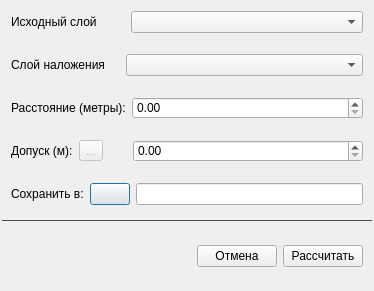
<?xml version="1.0" encoding="UTF-8"?>
<ui version="4.0">
 <class>GeosOperationForm</class>
 <widget class="QDialog" name="GeosOperationForm">
  <property name="geometry">
   <rect>
    <x>0</x>
    <y>0</y>
    <width>374</width>
    <height>291</height>
   </rect>
  </property>
  <property name="sizePolicy">
   <sizepolicy hsizetype="Preferred" vsizetype="Preferred">
    <horstretch>0</horstretch>
    <verstretch>0</verstretch>
   </sizepolicy>
  </property>
  <property name="windowTitle">
   <string>Dialog</string>
  </property>
  <property name="styleSheet">
   <string notr="true">QFrame {border:none}
</string>
  </property>
  <layout class="QVBoxLayout" name="verticalLayout_3">
   <property name="spacing">
    <number>0</number>
   </property>
   <property name="leftMargin">
    <number>0</number>
   </property>
   <property name="topMargin">
    <number>0</number>
   </property>
   <property name="rightMargin">
    <number>0</number>
   </property>
   <property name="bottomMargin">
    <number>0</number>
   </property>
   <item>
    <widget class="QFrame" name="frame">
     <property name="frameShape">
      <enum>QFrame::StyledPanel</enum>
     </property>
     <property name="frameShadow">
      <enum>QFrame::Raised</enum>
     </property>
     <layout class="QVBoxLayout" name="verticalLayout">
      <property name="leftMargin">
       <number>2</number>
      </property>
      <property name="topMargin">
       <number>2</number>
      </property>
      <property name="rightMargin">
       <number>2</number>
      </property>
      <property name="bottomMargin">
       <number>0</number>
      </property>
      <item>
       <widget class="QFrame" name="frame_3">
        <property name="frameShape">
         <enum>QFrame::StyledPanel</enum>
        </property>
        <property name="frameShadow">
         <enum>QFrame::Raised</enum>
        </property>
        <layout class="QVBoxLayout" name="verticalLayout_2">
         <property name="spacing">
          <number>3</number>
         </property>
         <property name="leftMargin">
          <number>0</number>
         </property>
         <property name="topMargin">
          <number>0</number>
         </property>
         <property name="rightMargin">
          <number>0</number>
         </property>
         <property name="bottomMargin">
          <number>0</number>
         </property>
         <item>
          <widget class="QFrame" name="frameFirstInputLayer">
           <property name="styleSheet">
            <string notr="true">/* QFrame без QLabel */
QFrame:hover {
    border: 1px solid #4f4f4f;
    background-color: #2a2a2a;
}

/* Возвращаем QLabel как было */
QLabel:hover {
    border: none;
    background-color: transparent;
}</string>
           </property>
           <property name="frameShape">
            <enum>QFrame::StyledPanel</enum>
           </property>
           <property name="frameShadow">
            <enum>QFrame::Raised</enum>
           </property>
           <layout class="QHBoxLayout" name="horizontalLayout_6">
            <item>
             <widget class="QLabel" name="label">
              <property name="sizePolicy">
               <sizepolicy hsizetype="Maximum" vsizetype="Preferred">
                <horstretch>0</horstretch>
                <verstretch>0</verstretch>
               </sizepolicy>
              </property>
              <property name="text">
               <string>Исходный слой</string>
              </property>
             </widget>
            </item>
            <item>
             <spacer name="horizontalSpacer_2">
              <property name="orientation">
               <enum>Qt::Horizontal</enum>
              </property>
              <property name="sizeType">
               <enum>QSizePolicy::Maximum</enum>
              </property>
              <property name="sizeHint" stdset="0">
               <size>
                <width>28</width>
                <height>20</height>
               </size>
              </property>
             </spacer>
            </item>
            <item>
             <widget class="QComboBox" name="comboBoxFirstInputLayer"/>
            </item>
           </layout>
          </widget>
         </item>
         <item>
          <widget class="QFrame" name="frameOverlayInput">
           <property name="styleSheet">
            <string notr="true">/* QFrame без QLabel */
QFrame:hover {
    border: 1px solid #4f4f4f;
    background-color: #2a2a2a;
}

/* Возвращаем QLabel как было */
QLabel:hover {
    border: none;
    background-color: transparent;
}</string>
           </property>
           <property name="frameShape">
            <enum>QFrame::StyledPanel</enum>
           </property>
           <property name="frameShadow">
            <enum>QFrame::Raised</enum>
           </property>
           <layout class="QHBoxLayout" name="horizontalLayout_5">
            <item>
             <widget class="QLabel" name="label_5">
              <property name="sizePolicy">
               <sizepolicy hsizetype="Maximum" vsizetype="Preferred">
                <horstretch>0</horstretch>
                <verstretch>0</verstretch>
               </sizepolicy>
              </property>
              <property name="text">
               <string>Слой наложения</string>
              </property>
             </widget>
            </item>
            <item>
             <spacer name="horizontalSpacer_4">
              <property name="orientation">
               <enum>Qt::Horizontal</enum>
              </property>
              <property name="sizeType">
               <enum>QSizePolicy::Maximum</enum>
              </property>
              <property name="sizeHint" stdset="0">
               <size>
                <width>15</width>
                <height>20</height>
               </size>
              </property>
             </spacer>
            </item>
            <item>
             <widget class="QComboBox" name="comboBoxSecondInputLayer"/>
            </item>
           </layout>
          </widget>
         </item>
         <item>
          <widget class="QFrame" name="frameDistanceMeters">
           <property name="styleSheet">
            <string notr="true">/* QFrame без QLabel */
QFrame:hover {
    border: 1px solid #4f4f4f;
    background-color: #2a2a2a;
}

/* Возвращаем QLabel как было */
QLabel:hover {
    border: none;
    background-color: transparent;
}</string>
           </property>
           <property name="frameShape">
            <enum>QFrame::StyledPanel</enum>
           </property>
           <property name="frameShadow">
            <enum>QFrame::Raised</enum>
           </property>
           <layout class="QHBoxLayout" name="horizontalLayout_3">
            <item>
             <widget class="QLabel" name="label_2">
              <property name="sizePolicy">
               <sizepolicy hsizetype="Maximum" vsizetype="Preferred">
                <horstretch>0</horstretch>
                <verstretch>0</verstretch>
               </sizepolicy>
              </property>
              <property name="text">
               <string>Расстояние (метры):</string>
              </property>
             </widget>
            </item>
            <item>
             <widget class="QDoubleSpinBox" name="doubleSpinBoxDistanceMeters">
              <property name="maximum">
               <double>9999999.990000000223517</double>
              </property>
             </widget>
            </item>
           </layout>
          </widget>
         </item>
         <item>
          <widget class="QFrame" name="frameTolerance">
           <property name="styleSheet">
            <string notr="true">/* QFrame без QLabel */
QFrame:hover {
    border: 1px solid #4f4f4f;
    background-color: #2a2a2a;
}

/* Возвращаем QLabel как было */
QLabel:hover {
    border: none;
    background-color: transparent;
}</string>
           </property>
           <property name="frameShape">
            <enum>QFrame::StyledPanel</enum>
           </property>
           <property name="frameShadow">
            <enum>QFrame::Raised</enum>
           </property>
           <layout class="QHBoxLayout" name="horizontalLayout_2">
            <item>
             <widget class="QLabel" name="label_4">
              <property name="sizePolicy">
               <sizepolicy hsizetype="Maximum" vsizetype="Preferred">
                <horstretch>0</horstretch>
                <verstretch>0</verstretch>
               </sizepolicy>
              </property>
              <property name="text">
               <string>Допуск (м):</string>
              </property>
             </widget>
            </item>
            <item>
             <widget class="QToolButton" name="toolButton">
              <property name="enabled">
               <bool>false</bool>
              </property>
              <property name="minimumSize">
               <size>
                <width>15</width>
                <height>15</height>
               </size>
              </property>
              <property name="toolTip">
               <string>Расстояние, в пределах которого две точки считаются совпадающими</string>
              </property>
              <property name="text">
               <string>...</string>
              </property>
              <property name="icon">
               <iconset resource="../icons.qrc">
                <normaloff>:/images/icons/unknown.png</normaloff>:/images/icons/unknown.png</iconset>
              </property>
             </widget>
            </item>
            <item>
             <spacer name="horizontalSpacer_3">
              <property name="orientation">
               <enum>Qt::Horizontal</enum>
              </property>
              <property name="sizeType">
               <enum>QSizePolicy::Maximum</enum>
              </property>
              <property name="sizeHint" stdset="0">
               <size>
                <width>24</width>
                <height>20</height>
               </size>
              </property>
             </spacer>
            </item>
            <item>
             <widget class="QDoubleSpinBox" name="doubleSpinBoxTolerance">
              <property name="sizePolicy">
               <sizepolicy hsizetype="Minimum" vsizetype="Fixed">
                <horstretch>0</horstretch>
                <verstretch>0</verstretch>
               </sizepolicy>
              </property>
              <property name="maximum">
               <double>9999999.990000000223517</double>
              </property>
             </widget>
            </item>
           </layout>
          </widget>
         </item>
         <item>
          <widget class="QFrame" name="frameOutputPath">
           <property name="styleSheet">
            <string notr="true">/* QFrame без QLabel */
QFrame:hover {
    border: 1px solid #4f4f4f;
    background-color: #2a2a2a;
}

/* Возвращаем QLabel как было */
QLabel:hover {
    border: none;
    background-color: transparent;
}</string>
           </property>
           <property name="frameShape">
            <enum>QFrame::StyledPanel</enum>
           </property>
           <property name="frameShadow">
            <enum>QFrame::Raised</enum>
           </property>
           <layout class="QHBoxLayout" name="horizontalLayout_4">
            <item>
             <widget class="QLabel" name="label_3">
              <property name="sizePolicy">
               <sizepolicy hsizetype="Maximum" vsizetype="Preferred">
                <horstretch>0</horstretch>
                <verstretch>0</verstretch>
               </sizepolicy>
              </property>
              <property name="text">
               <string>Сохранить в:</string>
              </property>
             </widget>
            </item>
            <item>
             <widget class="FileDialogButton" name="pushButtonOuputPathBtn">
              <property name="sizePolicy">
               <sizepolicy hsizetype="Maximum" vsizetype="Fixed">
                <horstretch>0</horstretch>
                <verstretch>0</verstretch>
               </sizepolicy>
              </property>
              <property name="text">
               <string/>
              </property>
             </widget>
            </item>
            <item>
             <widget class="QLineEdit" name="lineEditOutputPath">
              <property name="sizePolicy">
               <sizepolicy hsizetype="Minimum" vsizetype="Fixed">
                <horstretch>0</horstretch>
                <verstretch>0</verstretch>
               </sizepolicy>
              </property>
             </widget>
            </item>
           </layout>
          </widget>
         </item>
        </layout>
       </widget>
      </item>
      <item>
       <widget class="QFrame" name="frame_8">
        <property name="styleSheet">
         <string notr="true">QFrame {border-top: 1px solid #4a4a4a;}</string>
        </property>
        <property name="frameShape">
         <enum>QFrame::StyledPanel</enum>
        </property>
        <property name="frameShadow">
         <enum>QFrame::Raised</enum>
        </property>
        <layout class="QHBoxLayout" name="horizontalLayout">
         <item>
          <spacer name="horizontalSpacer">
           <property name="orientation">
            <enum>Qt::Horizontal</enum>
           </property>
           <property name="sizeHint" stdset="0">
            <size>
             <width>40</width>
             <height>20</height>
            </size>
           </property>
          </spacer>
         </item>
         <item>
          <widget class="QPushButton" name="pushButtonCancel">
           <property name="sizePolicy">
            <sizepolicy hsizetype="Preferred" vsizetype="Fixed">
             <horstretch>0</horstretch>
             <verstretch>0</verstretch>
            </sizepolicy>
           </property>
           <property name="text">
            <string>Отмена</string>
           </property>
           <property name="icon">
            <iconset resource="../icons.qrc">
             <normaloff>:/images/icons/common/remove_icon_black_with_border.png</normaloff>:/images/icons/common/remove_icon_black_with_border.png</iconset>
           </property>
          </widget>
         </item>
         <item>
          <widget class="QPushButton" name="pushButtonAccept">
           <property name="sizePolicy">
            <sizepolicy hsizetype="Preferred" vsizetype="Fixed">
             <horstretch>0</horstretch>
             <verstretch>0</verstretch>
            </sizepolicy>
           </property>
           <property name="text">
            <string>Рассчитать</string>
           </property>
           <property name="icon">
            <iconset resource="../icons.qrc">
             <normaloff>:/images/icons/dialogs/icon_accept_black.png</normaloff>:/images/icons/dialogs/icon_accept_black.png</iconset>
           </property>
          </widget>
         </item>
        </layout>
       </widget>
      </item>
     </layout>
    </widget>
   </item>
  </layout>
 </widget>
 <customwidgets>
  <customwidget>
   <class>FileDialogButton</class>
   <extends>QPushButton</extends>
   <header>filedialogbutton.h</header>
  </customwidget>
 </customwidgets>
 <resources>
  <include location="../icons.qrc"/>
 </resources>
 <connections/>
</ui>
